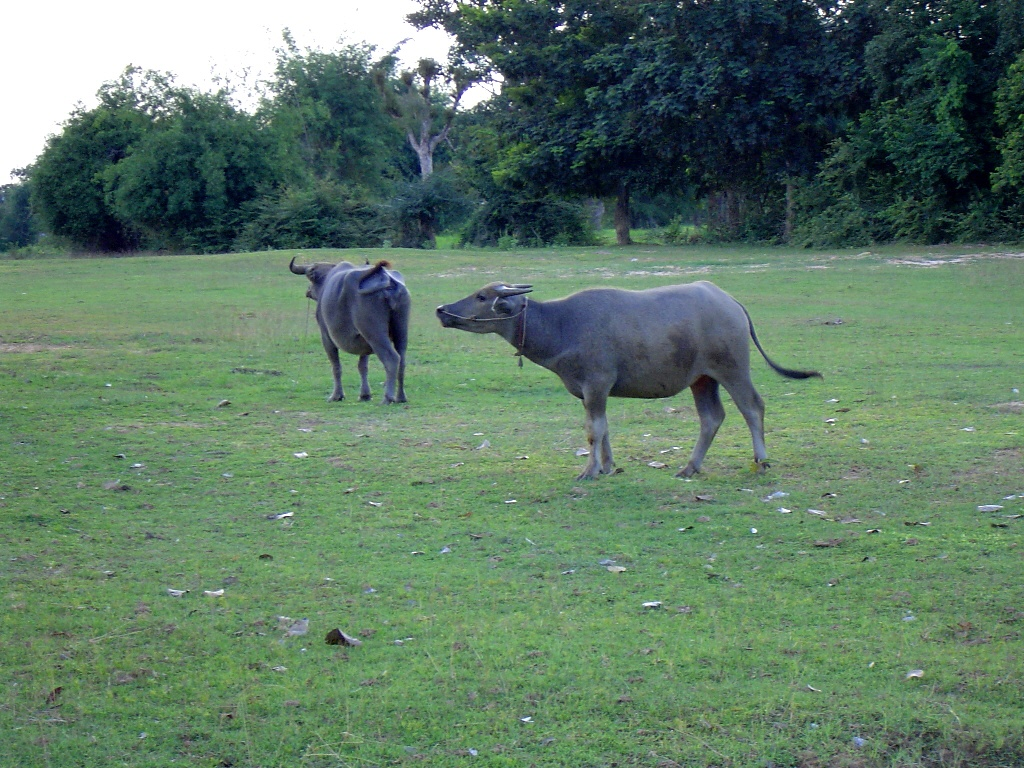
//> input picture OpenCV2_learn/1_ComputerVisionProgrammingGuide_3rd/images/Kwai051a.jpg, 1024 x 768 px
$ ./7-4-1 ../images/Kwai051a.jpg   (built with g++ and OpenCV 4)
//> lines starting //> are read from the running program, lines starting //| are printed output that depends on the picture; after the words box and inside, x2 and y2 are one past the last pixel; in counts of white or black regions, pixels touching at a corner belong together
#include <iostream>
#include <opencv2/highgui/highgui.hpp>
#include <opencv2/imgproc/imgproc.hpp>


int main(int argc, char *argv[])
{
    if (argc != 2)
    {
        std::cerr << "Parameters Errors!" << std::endl;
        return -1;
    }

    // Load Gray Image
    cv::Mat image = cv::imread(argv[1], 0);
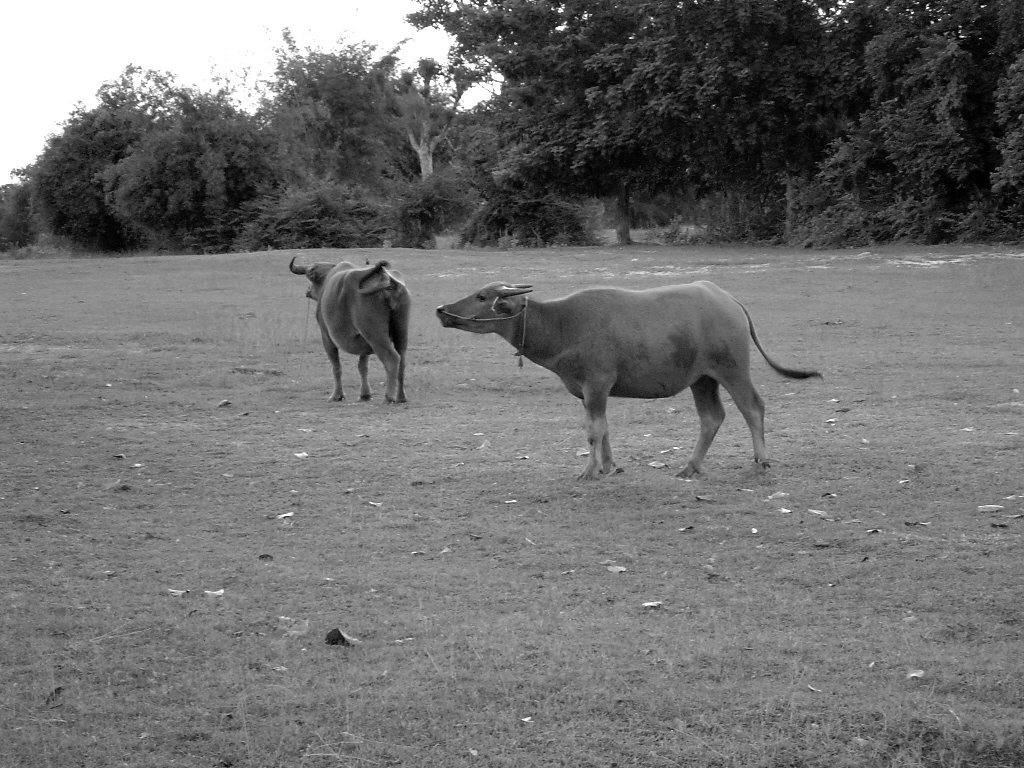
//> image: 768 rows x 1024 cols, CV_8UC1; min 0, max 255, mean 111.8
    if (image.data == nullptr)
    {
        std::cerr << "" << std::endl;
        return -1;
    }

    // Reduce Noise
    cv::GaussianBlur(image, image, cv::Size(5, 5), 1.5);

    // Detect contours
    cv::Mat contours;
    cv::Canny(image, contours, 50, 200);
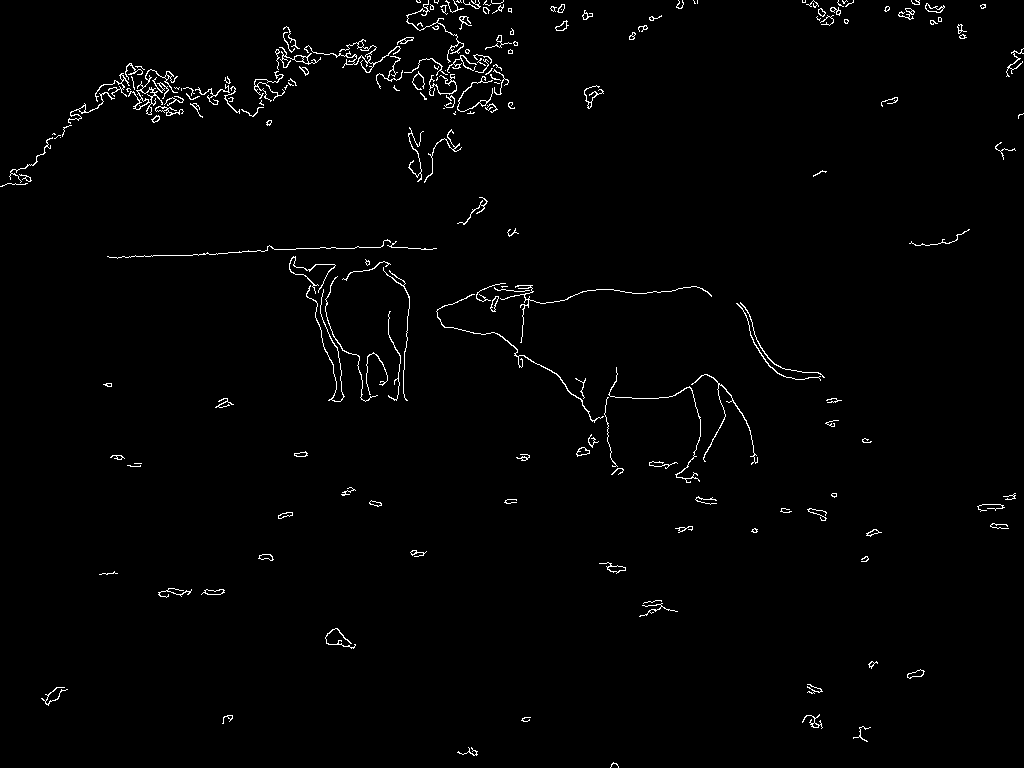
//> contours: 768 rows x 1024 cols, CV_8UC1; 1.4% white in thin lines or dots

    // Detect lines
    std::vector<cv::Vec2f> lines;
    cv::HoughLines(contours, lines, 1, CV_PI/180, 60);
//> lines = 176 lines (rho, theta), first 12: [264, 1.52], [261, 1.54], [121, 1.45], [106, 1.47], [110, 1.47], [87, 1.48], [122, 1.41], [90, 1.48], [104, 1.48], [116, 1.45], [100, 1.5], [130, 1.38]

    // Lines
    int n = 0;
    cv::Mat oneline(contours.size(), CV_8U, cv::Scalar(0));

    cv::line(oneline, cv::Point(lines[n][0], lines[n][1]), cv::Point(lines[n][2], lines[n][3]), cv::Scalar(255), 3);
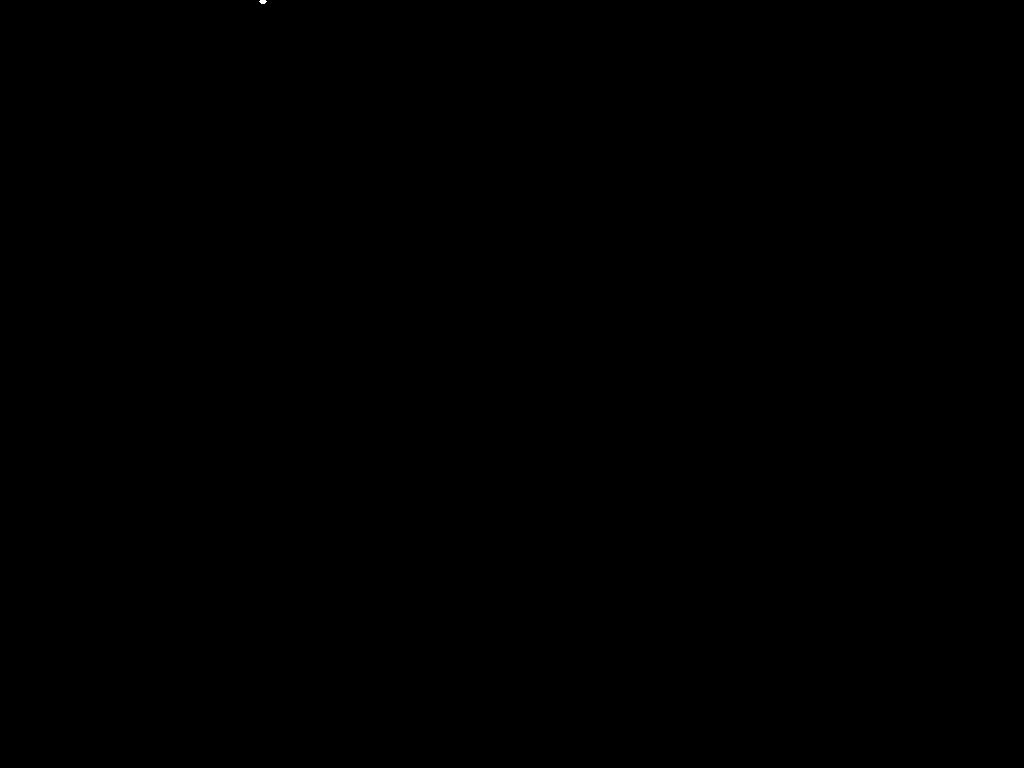
//> oneline: 768 rows x 1024 cols, CV_8UC1; 0% white; 1 white region, box (x1, y1, x2, y2) and area: (259, 0, 267, 4) 24

    cv::bitwise_and(contours, oneline, oneline);
//> oneline: 768 rows x 1024 cols, CV_8UC1; 24 pixels changed, all inside (x1, y1, x2, y2) = (259, 0, 267, 4)


    cv::imshow("image", oneline);

    cv::waitKey(0);
    cv::destroyAllWindows();

    return 0;
}

$ run again, on OpenCV2_learn/1_ComputerVisionProgrammingGuide_3rd/images/1.png
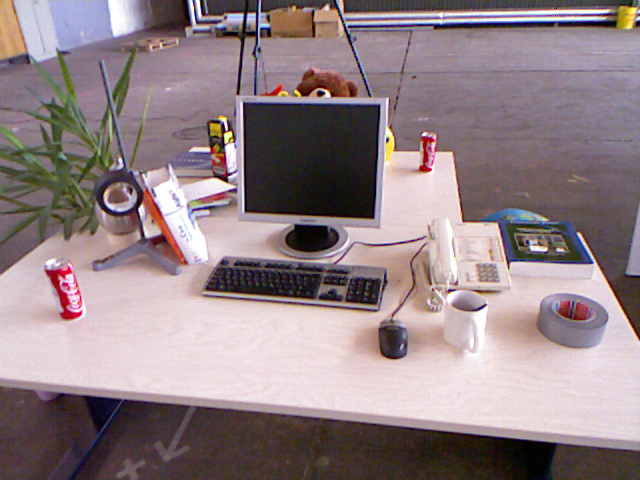
//> input picture OpenCV2_learn/1_ComputerVisionProgrammingGuide_3rd/images/1.png, 640 x 480 px
//> `cv::Canny(image, contours, 50, 200);`:
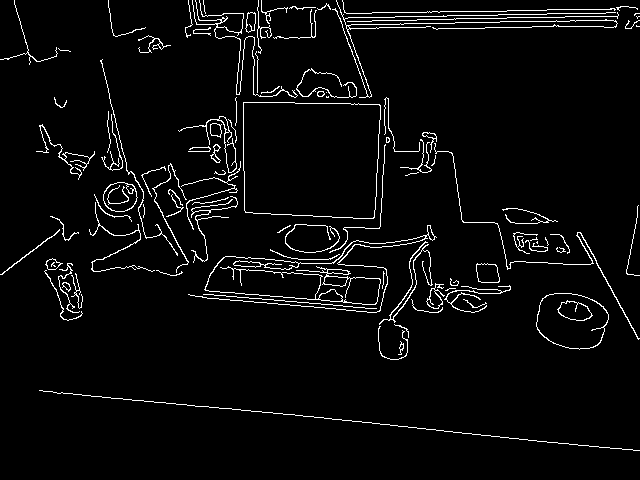
//> contours: 480 rows x 640 cols, CV_8UC1; 4% white in thin lines or dots
//> lines = 502 lines (rho, theta), first 12: [382, 1.68], [19, 1.55], [23, 1.55], [36, 1.55], [30, 1.55], [27, 1.55], [278, 1.66], [3, 1.59], [387, 1.66], [271, 1.66], [5, 1.59], [199, 1.62]
//> `cv::line(oneline, cv::Point(lines[n][0], lines[n][1]), cv::Point(lines..`:
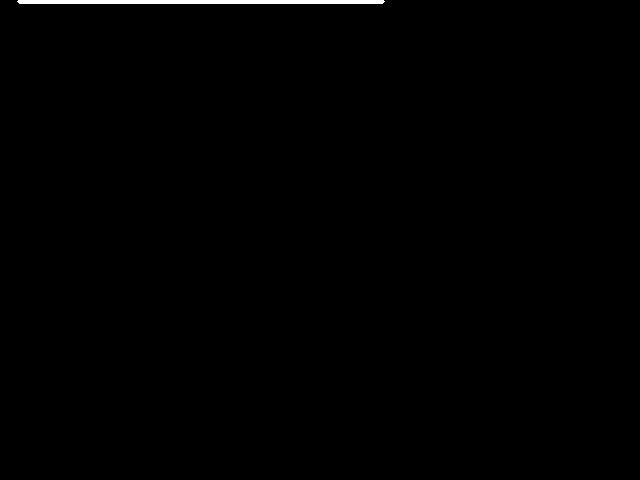
//> oneline: 480 rows x 640 cols, CV_8UC1; 0.48% white; 1 white region, box (x1, y1, x2, y2) and area: (17, 0, 385, 4) 1464

$ run again, on OpenCV2_learn/1_ComputerVisionProgrammingGuide_3rd/images/World_Mission_Society_Church_of_God_DC.jpeg
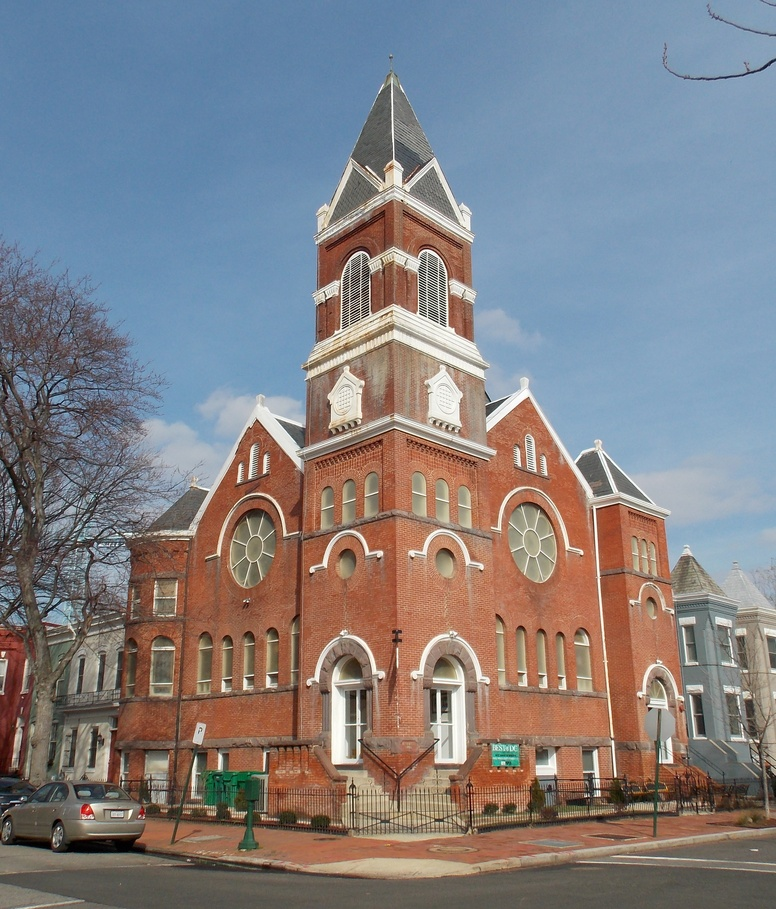
//> input picture OpenCV2_learn/1_ComputerVisionProgrammingGuide_3rd/images/World_Mission_Society_Church_of_God_DC.jpeg, 776 x 909 px, shrunk from 2828 x 3312 before the run
//> `cv::Mat image = cv::imread(argv[1], 0);`:
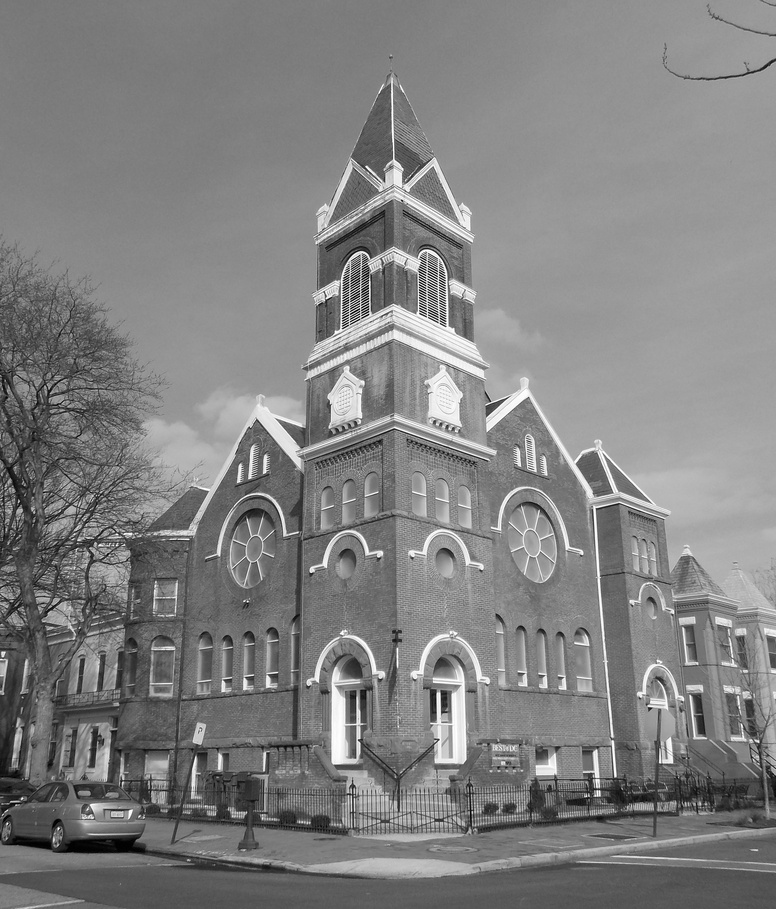
//> image: 909 rows x 776 cols, CV_8UC1; min 0, max 255, mean 129.1
//> `cv::Canny(image, contours, 50, 200);`:
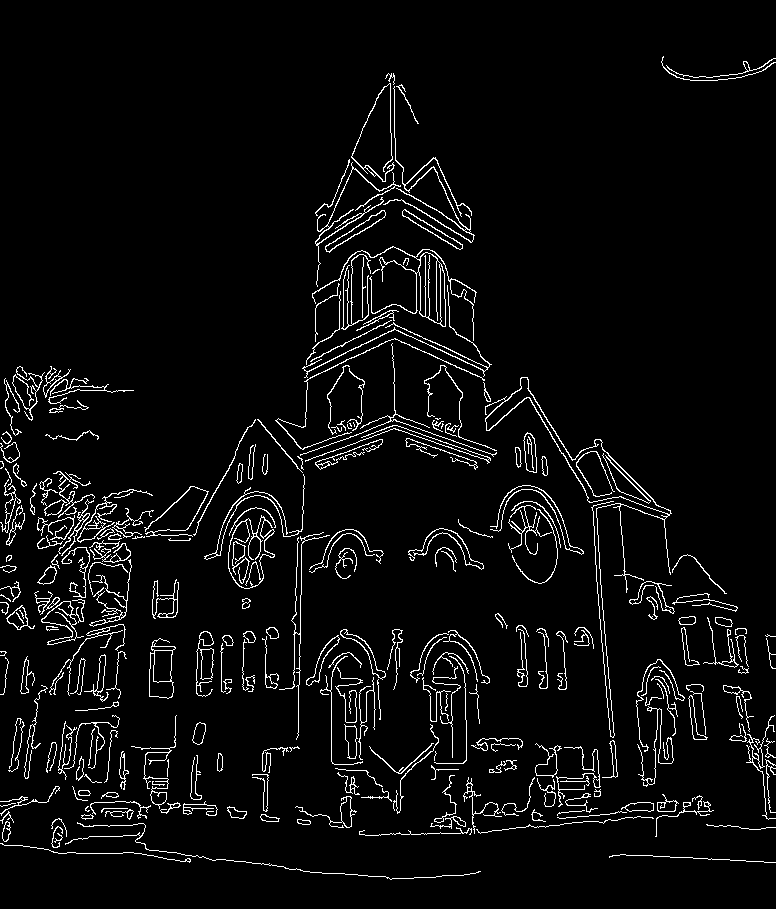
//> contours: 909 rows x 776 cols, CV_8UC1; 4.6% white in thin lines or dots
//> lines = 7088 lines (rho, theta), first 12: [-547, 3.05], [-242, 2.58], [311, 0.02], [-230, 2.57], [811, 1.57], [-439, 3.12], [479, 0.79], [-237, 2.58], [-248, 2.6], [-426, 3.11], [394, 0], [-253, 2.6]
